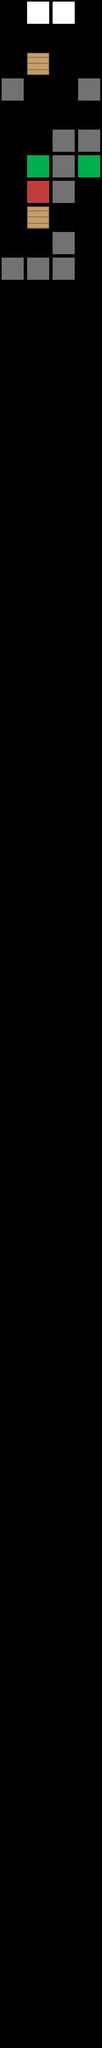

A level layout from a 2D game, rendered from its tile map. Below: a short description, then the map file with its tile-grid data intact:
An orthogonal 4x80 tile map with 128x128 px tiles, 1 tile layer (Tile Layer 1).

<map version="1.0" orientation="orthogonal" renderorder="right-down" width="4" height="80" tilewidth="128" tileheight="128" nextobjectid="1">
 <tileset firstgid="1" name="BaseTileset" tilewidth="128" tileheight="128" tilecount="64" columns="8">
  <image source="../../Art/BaseTileset.png" width="1024" height="1024" />
 </tileset>
 <layer name="Tile Layer 1" width="4" height="80">
  <data encoding="csv">
0,1,1,0,
0,0,0,0,
0,9,0,0,
2,0,0,2,
0,0,0,0,
0,0,2,2,
0,3,2,3,
0,6,2,0,
0,9,0,0,
0,0,2,0,
2,2,2,0,
0,0,0,0,
0,0,0,0,
0,0,0,0,
0,0,0,0,
0,0,0,0,
0,0,0,0,
0,0,0,0,
0,0,0,0,
0,0,0,0,
0,0,0,0,
0,0,0,0,
0,0,0,0,
0,0,0,0,
0,0,0,0,
0,0,0,0,
0,0,0,0,
0,0,0,0,
0,0,0,0,
0,0,0,0,
0,0,0,0,
0,0,0,0,
0,0,0,0,
0,0,0,0,
0,0,0,0,
0,0,0,0,
0,0,0,0,
0,0,0,0,
0,0,0,0,
0,0,0,0,
0,0,0,0,
0,0,0,0,
0,0,0,0,
0,0,0,0,
0,0,0,0,
0,0,0,0,
0,0,0,0,
0,0,0,0,
0,0,0,0,
0,0,0,0,
0,0,0,0,
0,0,0,0,
0,0,0,0,
0,0,0,0,
0,0,0,0,
0,0,0,0,
0,0,0,0,
0,0,0,0,
0,0,0,0,
0,0,0,0,
0,0,0,0,
0,0,0,0,
0,0,0,0,
0,0,0,0,
0,0,0,0,
0,0,0,0,
0,0,0,0,
0,0,0,0,
0,0,0,0,
0,0,0,0,
0,0,0,0,
0,0,0,0,
0,0,0,0,
0,0,0,0,
0,0,0,0,
0,0,0,0,
0,0,0,0,
0,0,0,0,
0,0,0,0,
0,0,0,0
</data>
 </layer>
</map>
